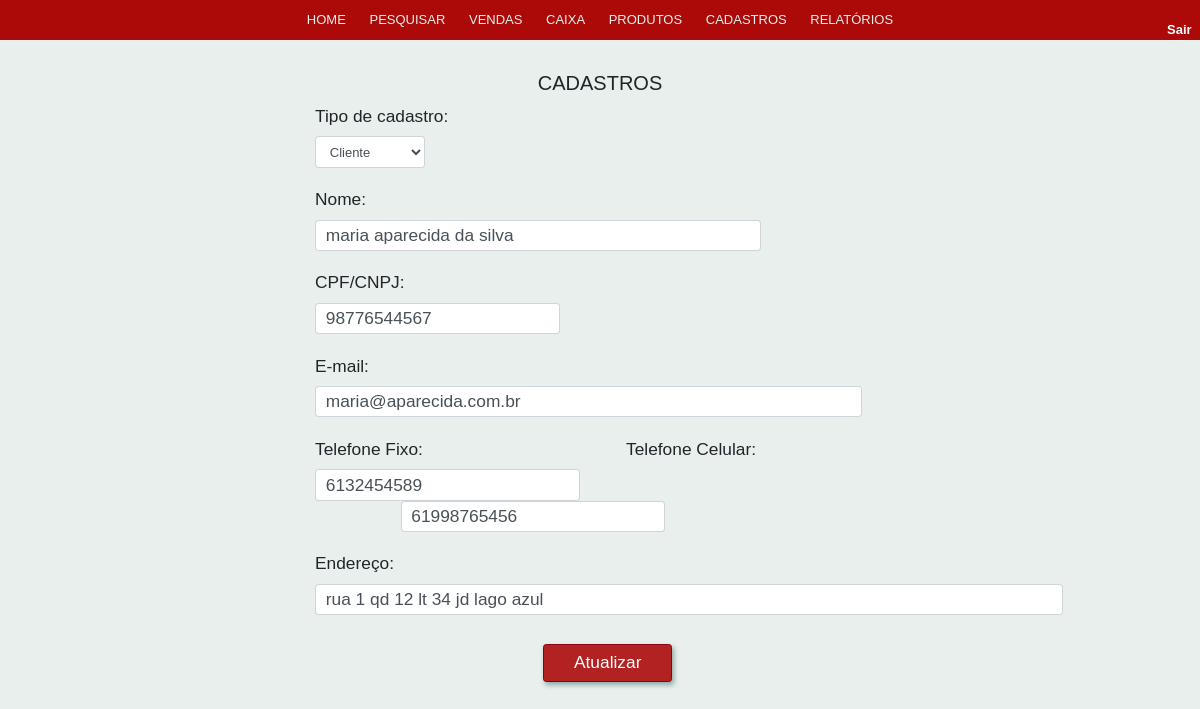
The page /view/AtualizaCliente.php?id_get_up=12 on the database its author committed.
### tables this page shows
CREATE TABLE IF NOT EXISTS `pessoa` (
  `id_pessoa` INT NOT NULL AUTO_INCREMENT,
  `nome` VARCHAR(45) NOT NULL,
  `cpf_cnpj` VARCHAR(20) NULL,
  `tipo_pessoa` ENUM('cliente', 'funcionario', 'fornecedor') NOT NULL,
  `email` VARCHAR(45) NULL,
  `telefone_fixo` VARCHAR(11) NULL,
  `telefone_celular` VARCHAR(11) NULL,
  `matricula` VARCHAR(11) NULL,
  `senha` VARCHAR(45) NULL,
  `funcao` ENUM('gerente', 'vendedor', 'operador de caixa') NULL,
  `endereco` VARCHAR(60) NULL,
  PRIMARY KEY (`id_pessoa`),
  UNIQUE INDEX `cpf_cnpj_UNIQUE` (`cpf_cnpj` ASC) );

### model/Pessoa.php (called while the page is built, shortened)
<?php
require_once 'Conexao.php';
class Pessoa
{
    public function selectPessoaCliente($id_up)
    {
        $conexao = new Conexao();
        $dados  = $conexao->pdo->prepare("SELECT * FROM pessoa WHERE tipo_pessoa = 'cliente' AND id_pessoa = :id " );
        $dados->bindValue("id", $id_up);
        $dados->execute();
        $dadosSelecionados = $dados->fetchAll(PDO::FETCH_ASSOC);
        return $dadosSelecionados;
    }
}
?>

### model/Conexao.php (called while the page is built, shortened)
<?php
class Conexao {
   public $dbname = "projeto_cristofarma";
   public $host = "localhost";
   public $user = "root";
   public $senha = "";
    function __construct()
    {
        try {
            $this->pdo  = new PDO("mysql:dbname=" . $this->dbname . ";host=" . $this->host, $this->user, $this->senha);
        } catch (PDOException $e) {
            echo "Erro com Banco de Dados: " . $e->getMessage();
            exit();
        } catch (Exception $e) {
            echo "Erro Generico: " . $e->getMessage();
            exit();
        }
    }
}
?>

### view/AtualizaCliente.php (the view, shortened to what this page needs)
<!doctype html>
<html lang="pt">
<head>
  <link rel="stylesheet" href="../css/bootstrap/nav/navegador.css">
  <link rel="stylesheet" href="../css/estilo.css">
</head>
<body>
  <?php
  require_once '../model/Pessoa.php';
  require_once '../model/Conexao.php';
  $pessoa =  new Pessoa();
  ?>
  <header>
    <nav class="dp-menu">
      <ul>
        <li><a href="home.php">HOME</a></li>
        <li><a href="#">PESQUISAR</a>
        </li>
        <li><a href="Vendas.php">VENDAS</a></li>
        <li><a href="Caixa.php">CAIXA</a></li>
        <li><a href="#">PRODUTOS</a>
        </li>
        <li><a href="Cadastros.php">CADASTROS</a></li>
        <li><a href="#">RELATÓRIOS</a>
      </ul>
    </nav>
    <div id="divSair">
      <a href="../index.php">Sair</a>
    </div>
  </header>
  <section id="principal">
    <?php
    if (isset($_GET['id_get_up']))
    {
      $id_up = addslashes($_GET['id_get_up']);
      $retornoConsulta = $pessoa->selectPessoaCliente($id_up);
    }
    ?>
    <form id="cadastro" method="POST">
      <legend>CADASTROS</legend>
      <label id="txtTipoCadastro">Tipo de cadastro:</label>
      <?php if (isset($retornoConsulta)) {
        $retornoTipoPessoa = $retornoConsulta[0]['tipo_pessoa'];
      }
      ?>
      <select id="tipoCadastro" class="form-control" name="tipoCadastro" onchange="verifica(this.value)">
        <option value="cliente" <?php if ($retornoTipoPessoa == 'cliente') {
                                  echo 'selected';
                                } ?>>Cliente</option>
      </select><br />
      <label for="nome" id="nome">Nome:</label><br />
      <input id="nome" type="text" class="form-control" name="nome" size="40" autofocus required value="<?php if (isset($retornoConsulta)) {
                                                                                                          echo $retornoConsulta[0]['nome'];
                                                                                                        } ?>"><br /><br />
      <label for="cpfAndCnpj" id="cpf">CPF/CNPJ:</label><br />
      <input id="cpfAndCnpj" class="form-control" type="text" name="cpf_cnpj" size="20" value="<?php if (isset($retornoConsulta)) {
                                                                                                  echo $retornoConsulta[0]['cpf_cnpj'];
                                                                                                } ?>"><br /><br />
      <label for="email" id="email">E-mail:</label><br />
      <input id="email" class="form-control" type="email" name="email" size="50" required value="<?php if (isset($retornoConsulta)) {
                                                                                                    echo $retornoConsulta[0]['email'];
                                                                                                  } ?>"><br /><br />
      <label for="telefoneFixo" id="telefoneFixo">Telefone Fixo:</label>
      <label for="telefoneCelular" id="telefoneCelular" style="margin-left: 35%;">Telefone Celular:</label><br />
      <input id="telefoneFixo" class="form-control" type="text" name="telefoneFixo" size="22" value="<?php if (isset($retornoConsulta)) {
                                                                                                        echo $retornoConsulta[0]['telefone_fixo'];
                                                                                                      } ?>">&nbsp; &nbsp;
      <input id="telefoneCelular" class="form-control" type="text" name="telefoneCelular" required size="22" style="margin-left: 15%;" value="<?php if (isset($retornoConsulta)) {
                                                                                                                                                echo $retornoConsulta[0]['telefone_celular'];
                                                                                                                                              } ?>"><br /><br />
      <label for="endereco" id="endereco">Endereço:</label><br>
      <input id="endereco" class="form-control" type="text" name="endereco" size="70" value="<?php if (isset($retornoConsulta)) {
                                                                                                echo $retornoConsulta[0]['endereco'];
                                                                                              } ?>"> <br>
      <input class="btn btn-outline-danger" id="btnCadastrar" type="submit" name="btnGravarClientes" style="margin-left: 40%; margin-top: 5%;" value="<?php if (isset($_GET['id_get_up'])) {
                                                                                                                                                        echo 'Atualizar';
                                                                                                                                                      } else {
                                                                                                                                                        echo 'Cadastrar';
                                                                                                                                                      } ?>">
    </form>
  </section>
</body>
</html>

### css/estilo.css (style rules this page uses)
* { padding: 0px; margin: 0px; font-family: sans-serif; font-size: 13px; }
section#principal { width: 50%; height: 650px; display: block; margin: auto; padding: 15px; }
#cadastro input, label { display: inline-block; font-size: 13pt; }
option, select { font-size: 12pt; width: auto; text-align: left; }
legend { text-align: center; font-size: 15pt; margin-top: 0px; }
input { font-size: 13pt; }
.btn { padding: 5px 30px; text-align: center; text-decoration: none; display: inline-block; font-size: 19px; box-shadow: 2px 3px 5px rgb(10 74 67 / 42%); }
.btn-outline-danger { color: #fff; background-color: #B22222; border: #8b0210 solid 1px; }
#divSair { width: 2%; font-size: 12pt; float: right; margin-right: 1%; margin-left: 80%; margin-top: -3%; }
#divSair a { color: white; font-weight: bolder; padding: 3px; }

### rows shown on the page
pessoa: tipoCadastro "Cliente", nome "maria aparecida da silva", cpf_cnpj "98776544567", email "maria@aparecida.com.br", telefoneFixo "6132454589", telefoneCelular "61998765456", endereco "rua 1 qd 12 lt 34 jd lago azul"
